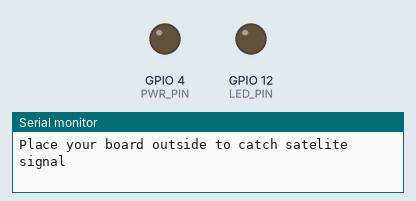
The sketch below on a simulated ESP32. Parts: output pins drawn as LEDs (lit = HIGH), the last lines printed to the serial monitor. WiFi joins after 1.5 s; servers stay silent unless stated.

Above: at 0.01 s.
At 1.7 s:
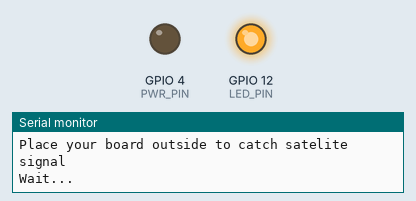
Timing chart, 0 to 3.2 s (numbered marks = the images above):
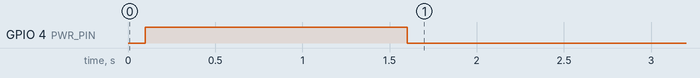

The sketch:

MPPCustomGPSTracker.ino
```cpp
/*************************************************************
 MIT-Portugal Marine Robotics Summer Program 2023
 Ocean Drifter Challenge Example Code
 Hardware: LILYGO SIM7000
           BMP390
           10K Thermistor
 Developed by: Charlene Xia
 Based on: https://randomnerdtutorials.com/lilygo-t-sim7000g-esp32-lte-gprs-gps/
           https://github.com/Xinyuan-LilyGO/LilyGO-T-SIM7000G
 *************************************************************
  Download latest Blynk library here:
    https://github.com/blynkkk/blynk-library/releases/latest

 *************************************************************
  Attention! Please check out TinyGSM guide:
    https://tiny.cc/tinygsm-readme

  Change GPRS apm, user, pass, and Blynk auth token to run :)
  Feel free to apply it to any other example. It's simple!

 *************************************************************/
// DEBUG and Sensor Enable Setting
#define DEBUG 1
#define BMPEnable 0
#define TempEnable 0

/*************************************************************
SIM7000G Modem & Sensor Hardware setup
 *************************************************************/
// Select your modem:
#define TINY_GSM_MODEM_SIM7000
#define TINY_GSM_RX_BUFFER 1024 // Set RX buffer to 1Kb
#include <TinyGsmClient.h>
#include <BlynkSimpleTinyGSM.h>

#include <Arduino.h>
#include <Wire.h>
#include <SPI.h>
#include <Adafruit_Sensor.h>
#include "Adafruit_BMP3XX.h"

// Set serial for debug console (to Serial Monitor, default speed 115200)
#define SerialMon Serial
// Set serial for AT commands
#define SerialAT  Serial1
#define UART_BAUD   115200
#define PIN_DTR     25
#define PIN_TX      27
#define PIN_RX      26
#define PWR_PIN     4
#define LED_PIN     12
#define BAT_ADC     35
#define TEMP_ADC    32
bool reply = false;

TinyGsm modem(SerialAT);

#define BMP_SCK 13
#define BMP_MISO 12
#define BMP_MOSI 11
#define BMP_CS 10

#define SEALEVELPRESSURE_HPA (1013.25)
float airTemp;
float pressure;
float altitude;
Adafruit_BMP3XX bmp;

/*************************************************************
BLYNK SETUP
 *************************************************************/
// Double check: Ocean Drifter ##
// You should get Auth Token in the Blynk App.
#define BLYNK_TEMPLATE_ID "TMPL2vzn6V7jN"
#define BLYNK_TEMPLATE_NAME "OceanDrifterB1"
#define BLYNK_AUTH_TOKEN "_niEH0hgBV6kwqK9VVj18-T_KixuSbF8"

char auth[] = BLYNK_AUTH_TOKEN;

// Your GPRS credentials
// Leave empty, if missing user or pass
char apn[]  = "super";
char user[] = "";
char pass[] = "";

// Default heartbeat interval for GSM is 60
// If you want override this value, uncomment and set this option:
// #define BLYNK_HEARTBEAT 30
BlynkTimer timer;

/*************************************************************
Hardware Setup Functions
 - ModemSetup()
 - BMPsetup()
 *************************************************************/
void ModemSetup(){
    for (int i = 0; i <= 4; i++) {
    uint8_t network[] = {
        2,  /*Automatic*/
//        13, /*GSM only*/
        38, /*LTE only*/
        51  /*GSM and LTE only*/
    };
    Serial.printf("Try %d method\n", network[i]);
    modem.setNetworkMode(network[i]);
    delay(3000);
    bool isConnected = false;
    int tryCount = 20;
    while (tryCount--) {
      int16_t signal =  modem.getSignalQuality();
      Serial.print("Signal: ");
      Serial.print(signal);
      Serial.print(" ");
      Serial.print("isNetworkConnected: ");
      isConnected = modem.isNetworkConnected();
      Serial.println( isConnected ? "CONNECT" : "NO CONNECT");
      if (isConnected) {
        break;
      }
      delay(1000);
      digitalWrite(LED_PIN, !digitalRead(LED_PIN));
    }
    if (isConnected) {
        break;
    }
  }
  digitalWrite(LED_PIN, HIGH);

  Serial.println();
  Serial.println("Device is connected .");
  Serial.println();
}

void BMPSetup(){
    if (!bmp.begin_I2C()) {   // hardware I2C mode, can pass in address & alt Wire
      Serial.println("Could not find a valid BMP390 sensor, check wiring!");
      while (1);
    }

    // Set up oversampling and filter initialization
    bmp.setTemperatureOversampling(BMP3_OVERSAMPLING_8X);
    bmp.setPressureOversampling(BMP3_OVERSAMPLING_4X);
    bmp.setIIRFilterCoeff(BMP3_IIR_FILTER_COEFF_3);
    bmp.setOutputDataRate(BMP3_ODR_50_HZ);
    Serial.println("Adafruit BMP390 setup complete");
}

/*************************************************************
Sensors Functions for reading value
 - readBattery(), read battery voltage
 - readTemp(), read 10K thermistor voltage divider value
 - readBaro(), read temperature, pressure and estimate altitude
 *************************************************************/
float readBattery(uint8_t pin)
{
    int vref = 1100;
    uint16_t volt = analogRead(pin);
    float battery_voltage = ((float)volt / 4095.0) * 2.0 * 3.3 * (vref);

    if (DEBUG){
      SerialMon.println("Battery = ");
      SerialMon.println(battery_voltage);
      SerialMon.println(" *V");
    }

    return battery_voltage;
}

float readTemp(uint8_t pin)
{
  uint16_t volt = analogRead(pin);
  float resistance = 10000/ ((4095.0 / volt)  - 1);     //10K / (1023/ADC - 1)
  float temp;
  temp = resistance / 10000;                            // (R/Ro)
  temp = log(temp);                                     // ln(R/Ro)
  temp /= 3950;                                         // 1/B * ln(R/Ro)
  temp += 1.0 / (25 + 273.15);                          // + (1/To)
  temp = 1.0 / temp;
  temp -= 273.15;

  if (DEBUG){
    SerialMon.println("Water Temperature = ");
    SerialMon.println(temp);
    SerialMon.println(" *C");
  }

  return temp;
}

void readBaro(){
  if (! bmp.performReading()) {
    SerialMon.println("Failed to perform reading :(");
    return;
  }
  airTemp = bmp.temperature;
  pressure = bmp.pressure / 100.0;
  altitude = bmp.readAltitude(SEALEVELPRESSURE_HPA);

  if (DEBUG){
    SerialMon.println("Air Temperature = ");
    SerialMon.println(airTemp);
    SerialMon.println(" *C");

    SerialMon.println("Pressure = ");
    SerialMon.println(pressure);
    SerialMon.println(" hPa");

    SerialMon.println("Approx. Altitude = ");
    SerialMon.println(altitude);
    SerialMon.println(" m");

    SerialMon.println();
  }
}

/*************************************************************
Sensors Functions for sending value via blynk
 - sentGPS(), read and sentGPS coordinate as double and string
   for blynk
 - sentData(), call sentGPS() and send read sensor data.
 *************************************************************/
void sentGPS(){
  // Set SIM7000G GPIO4 HIGH ,turn on GPS power
  // CMD:AT+SGPIO=0,4,1,1
  // Only in version 20200415 is there a function to control GPS power
  modem.sendAT("+SGPIO=0,4,1,1");
  if (modem.waitResponse(10000L) != 1) {
    SerialMon.println(" SGPIO=0,4,1,1 false ");
  }

  modem.enableGPS();
  delay(15000);

  float lat      = 0;
  float lon      = 0;
  float speed    = 0;
  float alt      = 0;
  int   vsat     = 0;
  int   usat     = 0;
  float accuracy = 0;
  int   year     = 0;
  int   month    = 0;
  int   day      = 0;
  int   hour     = 0;
  int   min      = 0;
  int   sec      = 0;

  if (modem.getGPS(&lat, &lon, &speed, &alt, &vsat, &usat, &accuracy,
                   &year, &month, &day, &hour, &min, &sec)) {
      Blynk.virtualWrite(V1, double(lon), double(lat));
      if (DEBUG){
        SerialMon.println("Latitude: " + String(lat, 8) + "\tLongitude: " + String(lon, 8));
      }
  }
  else {
      SerialMon.println("No GPS Signal");
  }

  SerialMon.println("Retrieving GPS/GNSS/GLONASS location again as a string");
  String gps_raw = modem.getGPSraw();
  Blynk.virtualWrite(V2, gps_raw);
  if (DEBUG){
    SerialMon.println("GPS/GNSS Based Location String: " + gps_raw);
  }

  SerialMon.println("Disabling GPS");
  modem.disableGPS();

  // Set SIM7000G GPIO4 LOW ,turn off GPS power
  // CMD:AT+SGPIO=0,4,1,0
  // Only in version 20200415 is there a function to control GPS power
  modem.sendAT("+SGPIO=0,4,1,0");
  if (modem.waitResponse(10000L) != 1) {
    SerialMon.println(" SGPIO=0,4,1,0 false ");
  }

  delay(200);
}

void sendData(){
  // You can send any value at any time.
  // Please don't send more that 10 values per second.
  if (TempEnable){
    float mv = readBattery(BAT_ADC);
    float temp = readTemp(TEMP_ADC);
    Blynk.virtualWrite(V0, ((mv / 4200) * 100));
    Blynk.virtualWrite(V3, int(temp));
  }

  if (BMPEnable){
    delay(1000);
    readBaro();
    Blynk.virtualWrite(V4, double(pressure));
    Blynk.virtualWrite(V5, double(altitude));
  }

  delay(1000);
  sentGPS();
  //delay(2000);
}

/*************************************************************
Setup serial communcation and initialization
 *************************************************************/
void setup()
{
    Serial.begin(115200); // Set console baud rate
    SerialMon.println("Place your board outside to catch satelite signal");

    delay(100);

//  Set LED OFF
    pinMode(LED_PIN, OUTPUT);
    digitalWrite(LED_PIN, HIGH);

    pinMode(PWR_PIN, OUTPUT);
    digitalWrite(PWR_PIN, HIGH);

//  Initialize SIM7000G Modem
    // Starting the machine requires at least 1 second of low level, and with a level conversion, the levels are opposite
    delay(1500);
    digitalWrite(PWR_PIN, LOW);

    Serial.println("\nWait...");
    delay(1500);
    SerialAT.begin(UART_BAUD, SERIAL_8N1, PIN_RX, PIN_TX);

//  Initialize Cellular Connection
    // Restart takes quite some time
    // To skip it, call init() instead of restart()
    String name = modem.getModemName();
    Serial.println("Initializing modem...");
    if (!modem.init()) {
        Serial.println("Failed to init modem, attempting to continue without restarting");
    }
    ModemSetup();
    delay(500);
    Serial.println("Modem Name: " + name + " Setup Completely");

//  Initialize BMP390
    if (BMPEnable){
      Serial.println("Adafruit BMP390 test");
      BMPSetup();
    }
    else{
      Serial.println("BMP not enable.");
    }

//  Initialize Blynk
    Serial.println("Trying to connect to Celluar Data & Blynk Platform");
    Blynk.begin(auth, modem, apn, user, pass);
    // Setup a function to be called every 25 second
    timer.setInterval(25000L, sendData);
    SerialMon.println("Blynk Connected & Transmit Timer set");
}

/*************************************************************
Run Blynk with timer set
 *************************************************************/
void loop()
{
    Blynk.run();
    timer.run();
}
```
